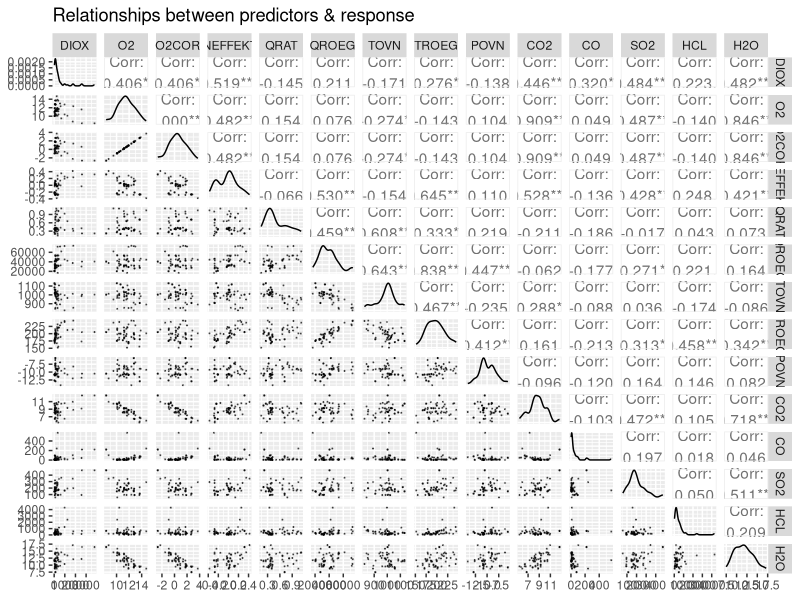

Generate this figure with R: (Note: this script raises an error after producing the figure.)
library(GGally)
library(car)
data = read.csv("dioxin.csv", header = TRUE, sep = ",");
print(sapply(data, typeof))
data <- as.data.frame(unclass(data),stringsAsFactors = TRUE)
data$TIME = as.factor(data$TIME)
print(sapply(data, typeof))

attach(data)
ggpairs(data = data, columns = c(2,9:21), title ="Relationships between predictors & response",
       lower = list(continuous=wrap("points", alpha = 0.5, size=0.1)))
data = na.omit(data)
mod_1 = lm(DIOX ~ PLANT + TIME + LAB + LOAD + OXYGEN + PRSEK)
cor(mod_1)
summary(mod_1)
AIC(mod_1); #very high akaike index, we have to reduce it
mod_2 = step( mod_1, direction = "backward" , k = log(length(DIOX)), trace = T);
summary(mod_2)
mod_3 = step( mod_1, direction = "backward" , k = 2, trace = T);
summary(mod_3)

#p-value of 0.1, could be acceptable

mod_1rev = lm(DIOX ~ PLANT + TIME + LAB +  O2COR + NEFFEKT + QRAT + LOAD + OXYGEN + PRSEK, data = data)
summary(mod_1rev)
mod_2rev = step( mod_1rev, direction = "backward" , k = log(length(DIOX)), trace = T);
mod_3rev = step( mod_1rev, direction = "backward" , k = 2, trace = T);
summary(mod_3rev)
# we notice that the measured active variables are removed

#Using the model with the measured active variables, predict the dioxin
#emission in the first visit to the RENO_N (2) plant, analysed in the KK(1)
#laboratory with O2COR = 0.5, NEFFEKT = -0.01 and QRAT = 0.5

#We use mod_3rev, so we don't need QRAT and 02COR
modi = lm(DIOX ~ PLANT + TIME + LAB +  O2COR + NEFFEKT + QRAT)
summary(modi)
modir = lm(DIOX ~ PLANT + TIME + LAB + NEFFEKT + QRAT)
summary(modir)
modiro = lm(DIOX ~ PLANT + TIME + LAB + NEFFEKT )
summary(modiro)
#even the manual elimination gives back the result we wanted, hence
v = c(2)

new_data = data.frame(PLANT = factor("RENO_N", levels = levels(PLANT)), TIME = factor("1", levels = levels(TIME)), LAB = factor("KK", levels = levels(LAB)), NEFFEKT = c(-0.01))
diox_pred = predict(mod_3rev, newdata = new_data, interval = "confidence", se = TRUE)
diox_pred$fit

##
dev.new()
#Complete model
mod = lm(DIOX ~ PLANT + TIME + LAB +  O2COR + NEFFEKT + QRAT + LOAD + OXYGEN + PRSEK + QROEG + TOVN + TROEG + POVN + CO2 + CO + SO2 + HCL + H2O, data = data)
summary(mod)
par(mar = c(1, 1, 1, 1))
plot( mod$fit, mod$res, xlab = "Fitted", ylab = "Residuals",
      main = "Residuals vs Fitted Values", pch = 16 )
abline( h = 0, lwd = 2, lty = 2, col = 'red' ) 
qqnorm( mod$res, ylab = "Raw Residuals", pch = 16 )
qqline( mod$res)
shapiro.test( mod$res )
# p value really low, data may not be gaussian (there is a strong presence of outliers that may be
# influencing this result)
hist( mod$res, 10, probability = TRUE, col = 'lavender', main = 'residuals' )
#heavy tail, the presence of outliers may be crucial
#LEVERAGE POINTS
X = model.matrix( mod )
lev = hat(X)
p = mod$rank;
n = length(DIOX);
plot( mod$fitted.values, lev, ylab = "Leverages", main = "Plot of Leverages",
      pch = 16, col = 'black' )
abline( h = 2 * p/n, lty = 2, col = 'red' )
watchout_points_lev = lev[ which( lev > 2 * p/n ) ]
watchout_ids_lev = seq_along( lev )[ which( lev > 2 * p/n ) ]
points( mod$fitted.values[ watchout_ids_lev ], watchout_points_lev, col = 'red', pch = 16 )
# RESIDUAL ANALYSIS
gs = summary(mod)
res_std = mod$residuals/sd(DIOX)
watchout_ids_rstd = which( abs( res_std ) > 2 )
watchout_rstd = res_std[ watchout_ids_rstd ]
watchout_rstd
plot( mod$fitted.values, res_std, ylab = "Standardized Residuals", main = "Standardized Residuals" )
abline( h = c(-2,2), lty = 2, col = 'orange' )
points( mod$fitted.values[watchout_ids_rstd],
        res_std[watchout_ids_rstd], col = 'red', pch = 16 )
points( mod$fitted.values[watchout_ids_lev],
        res_std[watchout_ids_lev], col = 'orange', pch = 16 )
legend('topright', col = c('red','orange'),
       c('Standardized Residuals', 'Leverages'), pch = rep( 16, 2 ), bty = 'n' )
# Studentized residuals
# 'rstandard' gives studentized residuals automatically
stud = rstandard( mod )
watchout_ids_stud = which( abs( stud ) > 2 )
watchout_stud = stud[ watchout_ids_stud ]
plot( mod$fitted.values, stud, ylab = "Studentized Residuals", main = "Studentized Residuals", pch = 16 )
points( mod$fitted.values[watchout_ids_stud],
        stud[watchout_ids_stud], col = 'pink', pch = 16 )
points( mod$fitted.values[watchout_ids_lev],
        stud[watchout_ids_lev], col = 'orange', pch = 16 )
abline( h = c(-2,2), lty = 2, col = 'orange' )
legend('topright', col = c('pink','orange'),
       c('Studentized Residual', 'Leverages'), pch = rep( 16, 3 ), bty = 'n' )
# Cook Distance
Cdist = cooks.distance( mod )
watchout_ids_Cdist = which( Cdist > 4/(n-p) )
watchout_Cdist = Cdist[ watchout_ids_Cdist ]
watchout_Cdist
par( mfrow = c( 1, 3 ) )
plot( mod$fitted.values, Cdist, pch = 16, xlab = 'Fitted values',
      ylab = 'Cooks Distance', main = 'Cooks Distance' )
points( mod$fitted.values[ watchout_ids_Cdist ], Cdist[ watchout_ids_Cdist ],
        col = 'green', pch = 16 )
plot( mod$fitted.values, stud, pch = 16, xlab = 'Fitted values',
      ylab = 'Studentized Residuals', main = 'Studentized Residuals' )
points( mod$fitted.values[ watchout_ids_stud ], stud[ watchout_ids_stud ],
        col = 'pink', pch = 16 )
plot( mod$fitted.values, lev, pch = 16, xlab = 'Fitted values',
      ylab = 'Leverages', main = 'Leverages' )
points( mod$fitted.values[ watchout_ids_lev ], lev[ watchout_ids_lev ],
        col = 'orange', pch = 16 )
id_to_keep = !( 1:n %in% watchout_ids_Cdist )
gl = lm( DIOX ~ PLANT + TIME + LAB +  O2COR + NEFFEKT + QRAT + LOAD + OXYGEN + PRSEK + QROEG + TOVN + TROEG + POVN + CO2 + CO + SO2 + HCL + H2O, data[ id_to_keep, ] )
summary( gl )
# R squared is much better than before
modelg = step( mod, direction = "backward" , k = 2, trace = T);
summary(modelg)
